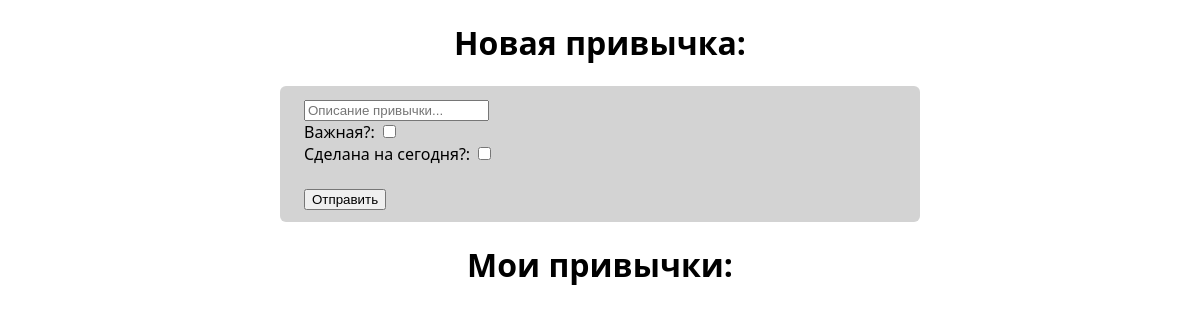
The page /habits/ on the database as committed earlier.
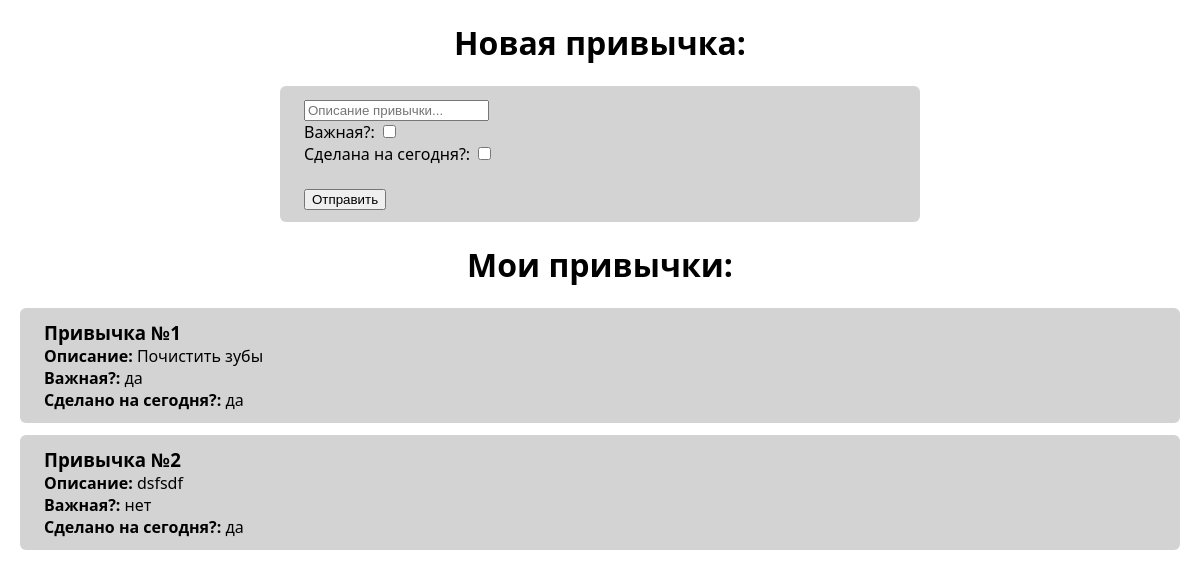
The same page on the database as committed later.
### main/models.py (models this page shows)
class Habit(models.Model):
    is_done_today = models.BooleanField(default=False)
    is_important = models.BooleanField(default=False)
    habit_description = models.TextField(max_length=200)

### main/views.py (the view)
# urls.py: path('habits/', habits, name="habits"),
def habits(req):
    habits_list = Habit.objects.all()
    return render(req, "habits.html", { "habits_list": habits_list })

### main/templates/habits.html (shortened to what this page needs)
{% load static %}
<!DOCTYPE html>
<html lang="en">
<head>
    <link rel="stylesheet" href="{% static 'generic.css' %}">
</head>
<body>
    <h1>Новая привычка:</h1>
    <div class="prompt">
        <form action="{% url 'add-habit' %}" method="post">
            <input type="text" name="habit-description" placeholder="Описание привычки..."><br>
            Важная?: <input type="checkbox" name="habit-is-important"><br>
            Сделана на сегодня?: <input type="checkbox" name="habit-is-done-today"><br>
            <br>
            <button>Отправить</button>
        </form>
    </div>
    <h1>Мои привычки:</h1>
    {% for habit in habits_list %}
        <div>
            <h3>Привычка №{{ habit.id }}</h3>
            <p><strong>Описание: </strong>{{ habit.habit_description }}</p>
            <p><strong>Важная?: </strong>{% if habit.is_important %}да{% else %}нет{% endif %}</p>
            <p><strong>Сделано на сегодня?: </strong>{% if habit.is_done_today %}да{% else %}нет{% endif %}</p>
        </div>
    {% endfor %}
</body>
</html>

Rows that differ between the two databases and show on the page:
added Habit: id "1", habit_description "Почистить зубы", is_important "да", is_done_today "да"
added Habit: id "2", habit_description "dsfsdf", is_important "нет", is_done_today "да"
